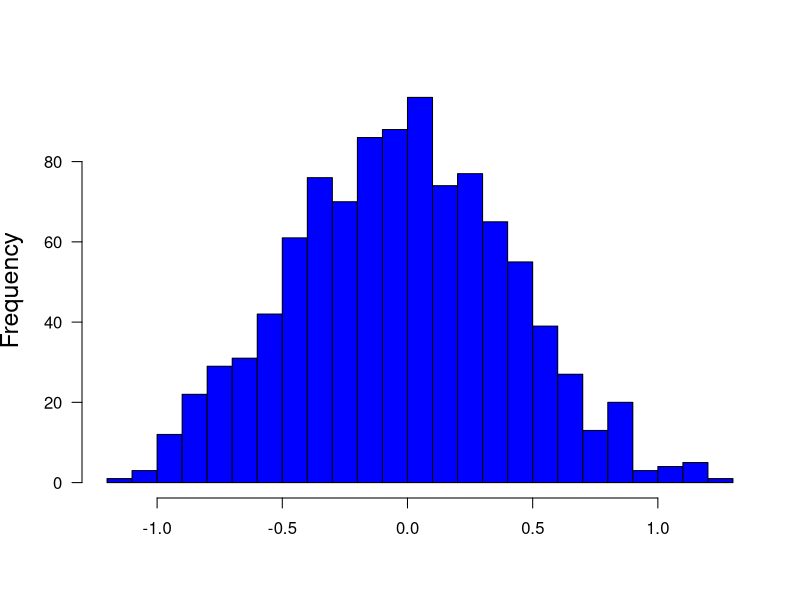

The R source for this figure: (Note: this script raises an error after producing the figure.)
print('file: PointEstMeanNormal.R')
# Estimate mean (mu) from random sample of normal distribution
set.seed(1953)
M = 1000   # number of Monte-Carlo runs
n = 5      # sample size
muest = numeric(M)
for(m in 1:M) muest[m]=mean(rnorm(n))
# png('MCmeanNormal160227.png',width=16,height=16,units='cm',res=300)
hist(muest,30,col='blue',xlab=NA,main='',las=1,cex.lab=1.5)
title(xlab=TeX('$\\hat{\\mu} = \\bar{x} = \\frac{1}{n} \\sum_j x_j$'),line=4.3,cex.lab=1.5)
meanmuest = mean(muest); print(c(round(meanmuest,4),'meanmuest'))  # -0.02700781 (expected: close to mu = 0)
varmuest = var(muest); print(c(round(varmuest,4),'varmuest'))  #  0.1857987 (expected: close to sigma^2/n = 1/5 = 0.2)
sdmuest = sd(muest); print(c(round(sdmuest,4),'sdmuest'))      # 0.4310438
meanmuestr = round(meanmuest,3); varmuestr = round(varmuest,3); sdmuestr = round(sdmuest,3)
text(0.8,90,bquote(~mean(hat(mu)) == .(meanmuestr)),col='blue',cex=1.5)
text(0.8,80,bquote(~var(hat(mu)) == .(varmuestr)),col='blue',cex=1.5)
text(0.8,70,bquote(~sd(hat(mu)) == .(sdmuestr)),col='blue',cex=1.5)
abline(v=0,col='black',lty=1)
abline(v=meanmuest,col='blue',lty=4)
# dev.off()
